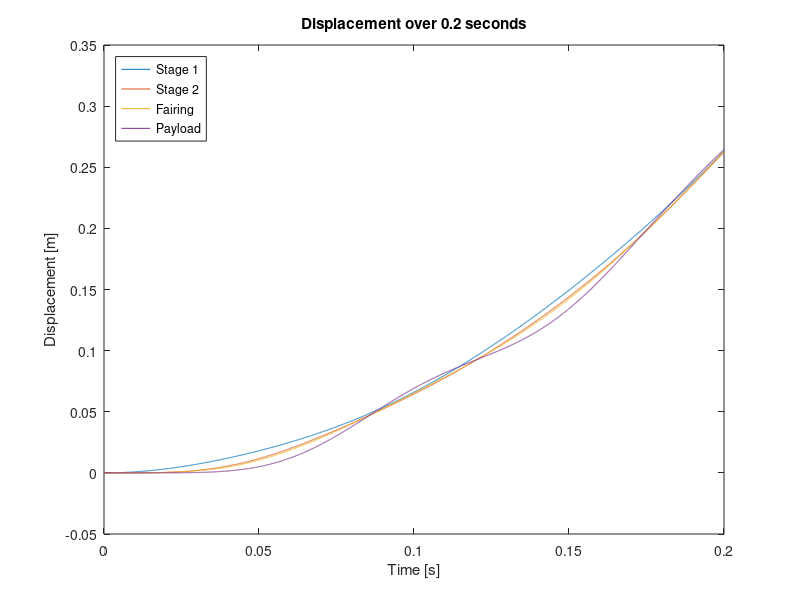
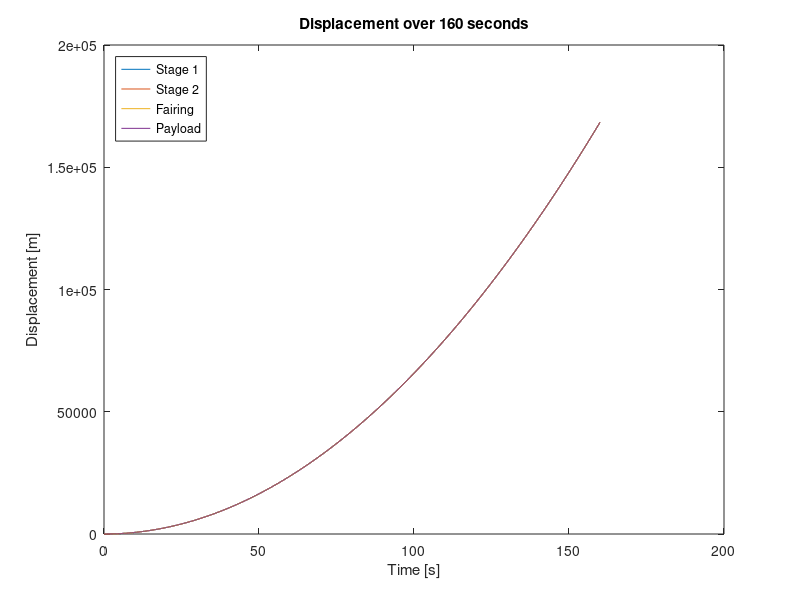
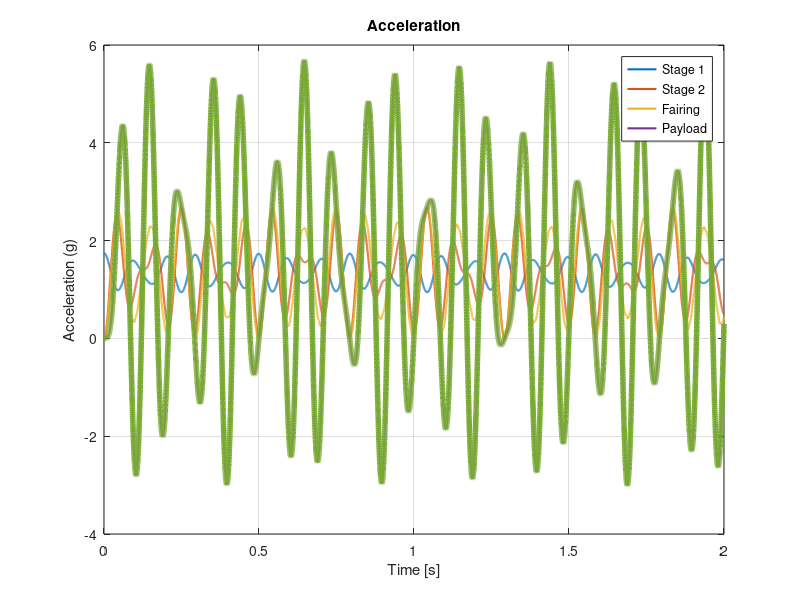
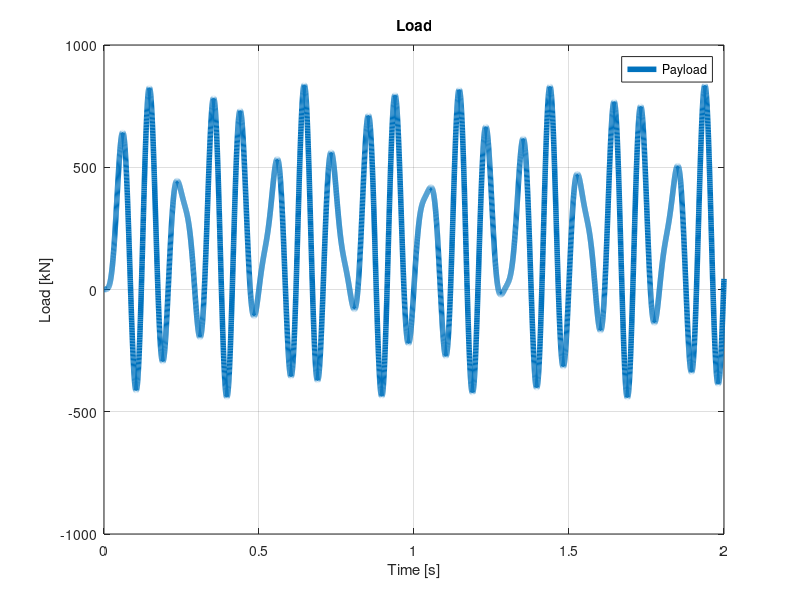

Write MATLAB code to recreate these figures, in order.
clc; clear all; close all;

%% DATI %%

gravity = 9.81; % [m/s²]

% masse
m_1 = 445000;   % [kg]
m_2 = 116000;   % [kg]
m_3 = 2000;     % [kg]
m_4 = 15000;    % [kg]

% costanti elastiche
k_1 = 5e+8;     % [N/m]
k_2 = k_1;      % [N/m]
k_3 = 1e+8;     % [N/m]

% forzanti
F_0 = 775000 * 9.81;  % [N]

% durate lancio 

t_long = 160;  % [s]
t_mid = 2;     % [s]
t_short = 0.2; % [s]

Times = [t_short, t_mid, t_long];

%% GRANDEZZE OPERATIVE %% 

F = [F_0, 0, 0, 0]';             % Vettore delle forze

M = [
    m_1 0 0 0, 
     0 m_2 0 0,                  % Matrice delle masse
     0 0 m_3 0,
     0 0 0 m_4
    ];

K = [
    k_1 -k_1 0 0
    -k_1 (k_1 + k_2) -k_2 0      % Matrice delle costanti elastiche
    0 -k_2 (k_2 + k_3) -k_3
    0 0 -k_3 k_3
    ];

[PHI LAMBDA] = eig(K, M); % Risoluzione del problema agli autovalori
                                 % |K - (LAMBDA)*M| = 0
                                 % PHI é il vettore degli autovalori e rappresenta i modi
                                 % LAMBDA é la matrice diagonale degli autovalori e vale
                                 % (LAMBDA_i_j) = (OMEGA_i_j)²
                                 % OMEGA é la matrice diagonale delle frequenze naturali

OMEGA = sqrt(LAMBDA);            % Pulsazioni naturali [s^(-1)]

FREQ_NAT = OMEGA / (2 * pi);         % Frequenze naturali [Hz]


%% GRANDEZZE GENERALIZZATE %%

M_gen = (PHI)' * M * PHI;        % Matrice Masse generalizzate
K_gen = (PHI)' * K * PHI;        % Matrice Rigidezze generalizzate
F_gen = (PHI)' * F;              % Forze generalizzate

% Le due matrici sono diagonali e PHI é M-normalizzata, i termini non
% nulli nelle posizioni non diagonali sono dovuti all'implementazione dell'
% algoritmo numerico, ma sono praticamente dei numeri talmente piccoli (inferiori alla
% precisione di macchina) da considerarsi nulli,
% pertanto sovrascrivo manualmente quei valori 
% con degli zeri per semplicitá espositiva

M_gen = eye(4);
K_gen = LAMBDA;

%% Equazione per trovare la componente i-esima del vettore
%% spostamento in coordinate generalizzate

space_subd = 10000;

% Tra 0 e 0.2 s

t_end_short = linspace(0, Times(1), space_subd); 
Q_short_1 = F_gen(1) / M_gen(1, 1) .* t_end_short .^2 ./ 2;
Q_short = [Q_short_1; zeros(1, space_subd); zeros(1, space_subd); zeros(1, space_subd)];

for i = 2:4
    Q_short(i, :) = F_gen(i) / K_gen(i, i) * (1 - cos (OMEGA(i, i) .* t_end_short));
    i = i + 1;
end

X_short = PHI * Q_short;

figure()

for i = 1:4
    plot(t_end_short, X_short(i, :))
    hold on
end

legend('Stage 1','Stage 2','Fairing','Payload','Location','NorthWest')
ylabel('Displacement [m]')
xlabel('Time [s]')
title('Displacement over 0.2 seconds')

% Tra 0 e 160 s

t_end_long = linspace(0, Times(3), space_subd); 
Q_long_1 = F_gen(1) / M_gen(1, 1) .* t_end_long .^2 ./ 2;
Q_long = [Q_long_1; zeros(1, space_subd); zeros(1, space_subd); zeros(1, space_subd)];
for i = 2:4
    Q_long(i, :) = F_gen(i) / K_gen(i, i) * (1 - cos (OMEGA(i, i) * t_end_long));
    i = i + 1;
end

X_long = PHI * Q_long;

figure()

for i = 1:4
    plot(t_end_long, X_long(i, :))
    hold on
end

legend('Stage 1','Stage 2','Fairing','Payload','Location','NorthWest')
ylabel('Displacement [m]')
xlabel('Time [s]')
title('Displacement over 160 seconds')

%% Accelerazione

% Tra 0 e 2 s

t_end_mid = linspace(0, Times(2), space_subd); 
Q_mid_1 = F_gen(1) / M_gen(1, 1) .* t_end_mid .^2 ./ 2;
Q_mid = [Q_mid_1; zeros(1, space_subd); zeros(1, space_subd); zeros(1, space_subd )];

for i = 2:4
    Q_mid(i, :) = F_gen(i) / K_gen(i, i) * (1 - cos (OMEGA(i, i) .* t_end_mid));
    i = i + 1;
end

X_mid = PHI * Q_mid;


Q_mid_ddot = (inv(M_gen) * F_gen) - (inv(M_gen) * K_gen) * Q_mid;
X_mid_ddot = PHI * Q_mid_ddot;

Acc_ratio = X_mid_ddot / gravity;
 
figure ()
plot(t_end_mid, Acc_ratio, 'linewidth', 1.5, t_end_mid, Acc_ratio(4, :), 'linewidth', 4)          
legend("Stage 1", "Stage 2", "Fairing", "Payload", 'location', 'northeast')
xlabel('Time [s]')
ylabel('Acceleration (g)')
title('Acceleration')
grid on



%% Forza trasmessa al payload

F_final = M * X_mid_ddot / 1e3;     %[kN]

%figure ()
%plot(t_end_mid, F_final, 'linewidth', 1.5, t_end_mid, F_final(4, :), 'linewidth', 4 )            
%legend("Stage 1", "Stage 2", "Fairing", "Payload", 'location', 'northeast')
%xlabel('Time [s]')
%ylabel('Load [kN]')
%title('Load')
%grid on

figure ()
plot(t_end_mid, F_final(4, :), 'linewidth', 4) 
legend("Payload", 'location', 'northeast')
xlabel('Time [s]')
ylabel('Load [kN]')
title('Load')
grid on


%% Power Spectral Density

[Pxx, freq] = periodogram(X_mid_ddot(4, :), [], length(X_mid_ddot(4, :)), length(t_end_mid));

figure()
loglog(freq, Pxx / gravity ^2, 'linewidth', 2.5)
xlabel('Frequency [Hz]')
title('Power Spectral Density')

X_rms = sqrt(trapz(freq, Pxx));